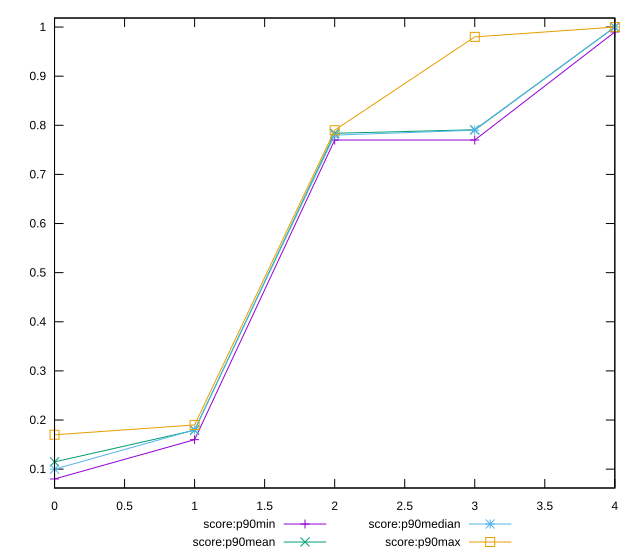

Write gnuplot code to recreate this figure.
reset

$scoreP90Min <<EOF
0 0.08
1 0.16
2 0.77
3 0.77
4 0.99
EOF

$scoreP90Mean <<EOF
0 0.11478723404255305
1 0.179255319148936
2 0.7837234042553196
3 0.7909574468085109
4 0.9998936170212767
EOF

$scoreP90Median <<EOF
0 0.1
1 0.18
2 0.78
3 0.79
4 1
EOF

$scoreP90Max <<EOF
0 0.17
1 0.19
2 0.79
3 0.98
4 1
EOF

set key outside below
set xrange [0:4]
set yrange [0.0616:1.0184]
set trange [0.0616:1.0184]
set terminal svg size 640, 560 enhanced background rgb 'white'
set output "report_00021_2021-02-20T09:16:39.615Z/interactive/progression/score.svg"

plot $scoreP90Min title "score:p90min" with linespoints, \
     $scoreP90Mean title "score:p90mean" with linespoints, \
     $scoreP90Median title "score:p90median" with linespoints, \
     $scoreP90Max title "score:p90max" with linespoints

reset
